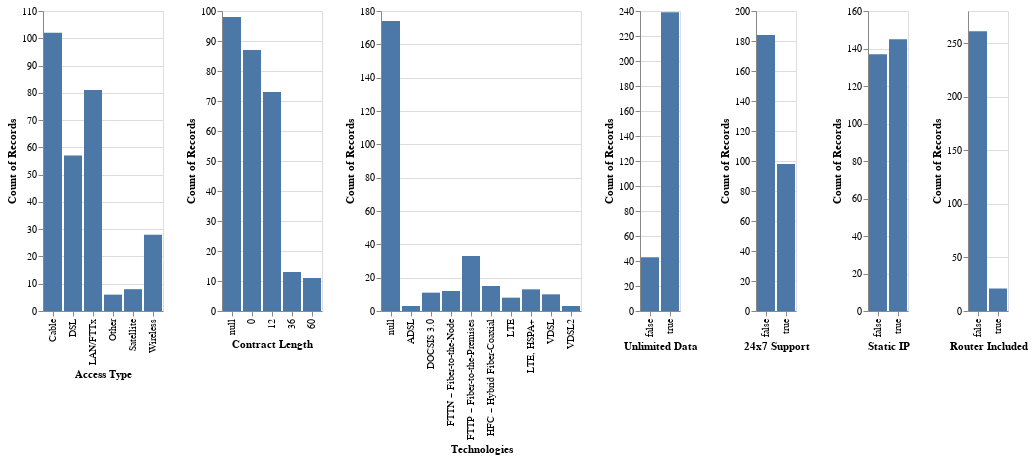

Notebook code cell kept with this figure:
### Code cell
AccessType = alt.Chart(df).mark_bar().encode(
    alt.X("Access Type:O", bin=False),
    y='count():Q',
)

ContractLength = alt.Chart(df).mark_bar().encode(
    alt.X("Contract Length:O", bin=False),
    y='count():Q',
)

Technologies = alt.Chart(df).mark_bar().encode(
    alt.X("Technologies:O", bin=False),
    y='count():Q',
)

Unlimited = alt.Chart(df).mark_bar().encode(
    alt.X("Unlimited Data:O", bin=False),
    y='count():Q',
)

Support247 = alt.Chart(df).mark_bar().encode(
    alt.X("24x7 Support:O", bin=False),
    y='count():Q',
)

StaticIP = alt.Chart(df).mark_bar().encode(
    alt.X("Static IP:O", bin=False),
    y='count():Q',
)

RouterInc = alt.Chart(df).mark_bar().encode(
    alt.X("Router Included:O", bin=False),
    y='count():Q',
)

AccessType | ContractLength | Technologies | Unlimited | Support247 | StaticIP | RouterInc

### Figure 1 — Vega-Lite specification as saved in the notebook (floating-point values rounded to 4 significant figures; data arrays with more than 128 entries replaced by an {"elided": "..."} marker saying what was removed)
{"config": {"view": {"continuousWidth": 400, "continuousHeight": 300}}, "hconcat": [{"mark": "bar", "encoding": {"x": {"type": "ordinal", "bin": false, "field": "Access Type"}, "y": {"type": "quantitative", "aggregate": "count"}}}, {"mark": "bar", "encoding": {"x": {"type": "ordinal", "bin": false, "field": "Contract Length"}, "y": {"type": "quantitative", "aggregate": "count"}}}, {"mark": "bar", "encoding": {"x": {"type": "ordinal", "bin": false, "field": "Technologies"}, "y": {"type": "quantitative", "aggregate": "count"}}}, {"mark": "bar", "encoding": {"x": {"type": "ordinal", "bin": false, "field": "Unlimited Data"}, "y": {"type": "quantitative", "aggregate": "count"}}}, {"mark": "bar", "encoding": {"x": {"type": "ordinal", "bin": false, "field": "24x7 Support"}, "y": {"type": "quantitative", "aggregate": "count"}}}, {"mark": "bar", "encoding": {"x": {"type": "ordinal", "bin": false, "field": "Static IP"}, "y": {"type": "quantitative", "aggregate": "count"}}}, {"mark": "bar", "encoding": {"x": {"type": "ordinal", "bin": false, "field": "Router Included"}, "y": {"type": "quantitative", "aggregate": "count"}}}], "data": {"name": "data-4a03de26a8ad2ab74c336948120b49fa"}, "$schema": "https://vega.github.io/schema/vega-lite/v4.8.1.json", "datasets": {"data-4a03de26a8ad2ab74c336948120b49fa": {"elided": "282 records"}}}
